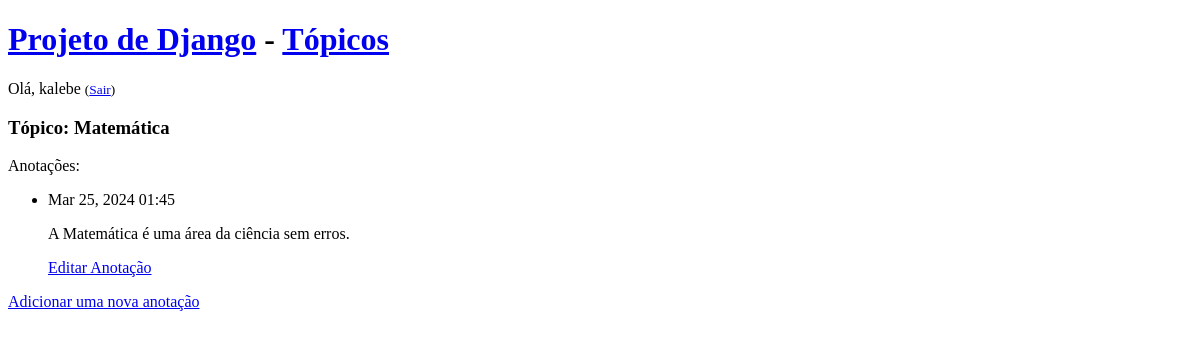
The app's page /topics/3/ (signed in), older data.
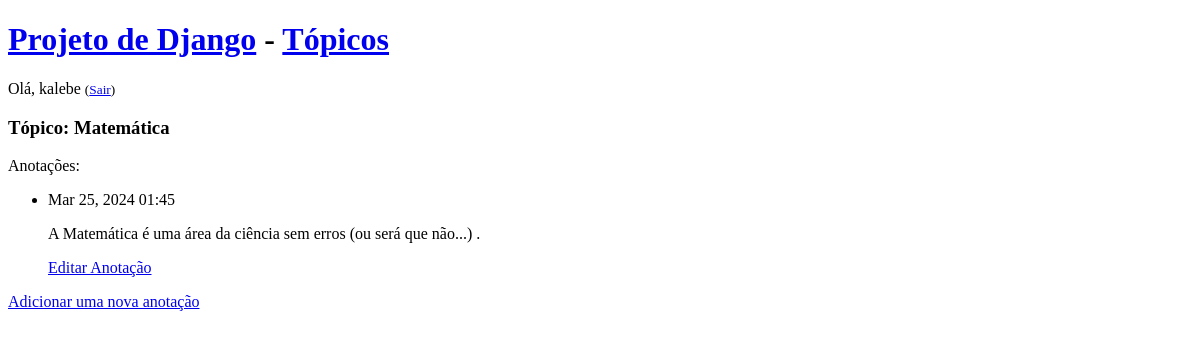
The same page, newer data.
### project_app/models.py (models this page shows, shortened)
class Entry(models.Model):
    topic = models.ForeignKey(Topic, on_delete=models.CASCADE)
    text = models.TextField()
    date_added = models.DateTimeField(auto_now_add=True)
    class Meta:
        verbose_name_plural = 'entries'

### project_app/views.py (the view)
# urls.py: path('topics/<int:topic_id>/', views.topic, name='topic'),
@login_required
def topic(request, topic_id):
    topic = get_object_or_404(Topic, id=topic_id)
    check_topic_owner(topic, request)
    entries = topic.entry_set.order_by('-date_added')
    context = {'topic': topic, 'entries': entries}
    return render(request, 'project_app/topic.html', context)

### project_app/models.py (called while the page is built)
    def __str__(self):
        return self.text

### project_app/views.py (called while the page is built)
def check_topic_owner(topic, request):
    if topic.owner != request.user:
        raise Http404

### project_app/templates/project_app/topic.html
{% extends 'project_app/base.html' %}
{% block content %}
    <h3>Tópico: {{ topic }}</h3>
    <p>Anotações: </p>
    <ul>
        {% for entry in entries %}
        <li>
            <p>{{ entry.date_added|date:'M d, Y H:i' }}</p>
            <p>{{ entry.text | linebreaks }}</p>
            <p><a href="{% url 'edit_entry' entry.id %}">Editar Anotação</a></p>
        </li>
        {% empty %}
        <li><strong>Não há registros.</strong></li>
        {% endfor %}
    </ul>
    <p>
        <a href="{% url 'new_entry' topic.id %}">Adicionar uma nova anotação</a>
    </p>
{% endblock content %}

Row changes from the older to the newer data that the page shows:
changed Entry: text "A Matemática é uma área da ciência sem erros." → "A Matemática é uma área da ciência sem erros (ou será que não...) ."
